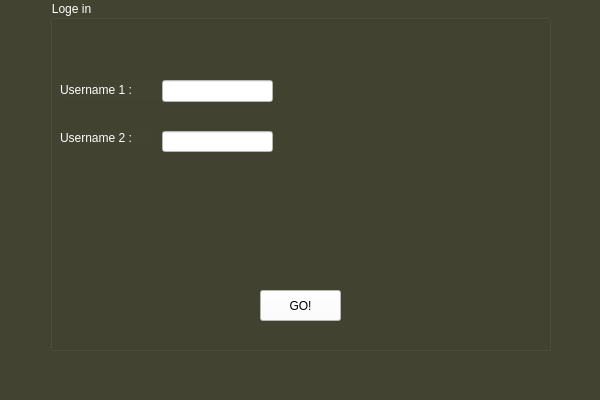
<?xml version="1.0" encoding="UTF-8"?>
<ui version="4.0">
 <class>name</class>
 <widget class="QMainWindow" name="name">
  <property name="geometry">
   <rect>
    <x>0</x>
    <y>0</y>
    <width>600</width>
    <height>400</height>
   </rect>
  </property>
  <property name="windowTitle">
   <string>MainWindow</string>
  </property>
  <property name="styleSheet">
   <string notr="true">background-color: rgb(67, 67, 50);</string>
  </property>
  <widget class="QWidget" name="centralwidget">
   <widget class="QGroupBox" name="groupBox">
    <property name="geometry">
     <rect>
      <x>50</x>
      <y>0</y>
      <width>501</width>
      <height>351</height>
     </rect>
    </property>
    <property name="styleSheet">
     <string notr="true">font: 700 11pt &quot;Cambria&quot;;
color: rgb(255, 255, 255);</string>
    </property>
    <property name="title">
     <string>Loge in</string>
    </property>
    <widget class="QLabel" name="label">
     <property name="geometry">
      <rect>
       <x>10</x>
       <y>80</y>
       <width>111</width>
       <height>20</height>
      </rect>
     </property>
     <property name="styleSheet">
      <string notr="true">color: rgb(255, 255, 255);</string>
     </property>
     <property name="text">
      <string>Username 1 :</string>
     </property>
    </widget>
    <widget class="QLabel" name="label_2">
     <property name="geometry">
      <rect>
       <x>10</x>
       <y>130</y>
       <width>91</width>
       <height>16</height>
      </rect>
     </property>
     <property name="styleSheet">
      <string notr="true">color: rgb(255, 255, 255);</string>
     </property>
     <property name="text">
      <string>Username 2 :</string>
     </property>
    </widget>
    <widget class="QLineEdit" name="lineEdit">
     <property name="geometry">
      <rect>
       <x>112</x>
       <y>80</y>
       <width>111</width>
       <height>22</height>
      </rect>
     </property>
     <property name="styleSheet">
      <string notr="true">background-color: rgb(255, 255, 255);
color: rgb(0, 0, 0);</string>
     </property>
    </widget>
    <widget class="QLineEdit" name="lineEdit_2">
     <property name="geometry">
      <rect>
       <x>112</x>
       <y>131</y>
       <width>111</width>
       <height>21</height>
      </rect>
     </property>
     <property name="styleSheet">
      <string notr="true">background-color: rgb(255, 255, 255);
color: rgb(0, 0, 0);</string>
     </property>
    </widget>
    <widget class="QPushButton" name="pushButton">
     <property name="geometry">
      <rect>
       <x>210</x>
       <y>290</y>
       <width>81</width>
       <height>31</height>
      </rect>
     </property>
     <property name="styleSheet">
      <string notr="true">color: rgb(0, 0, 0);
background-color: rgb(255, 255, 255);</string>
     </property>
     <property name="text">
      <string>GO!</string>
     </property>
    </widget>
   </widget>
  </widget>
  <widget class="QMenuBar" name="menubar">
   <property name="geometry">
    <rect>
     <x>0</x>
     <y>0</y>
     <width>600</width>
     <height>22</height>
    </rect>
   </property>
  </widget>
  <widget class="QStatusBar" name="statusbar"/>
 </widget>
 <resources/>
 <connections/>
</ui>
